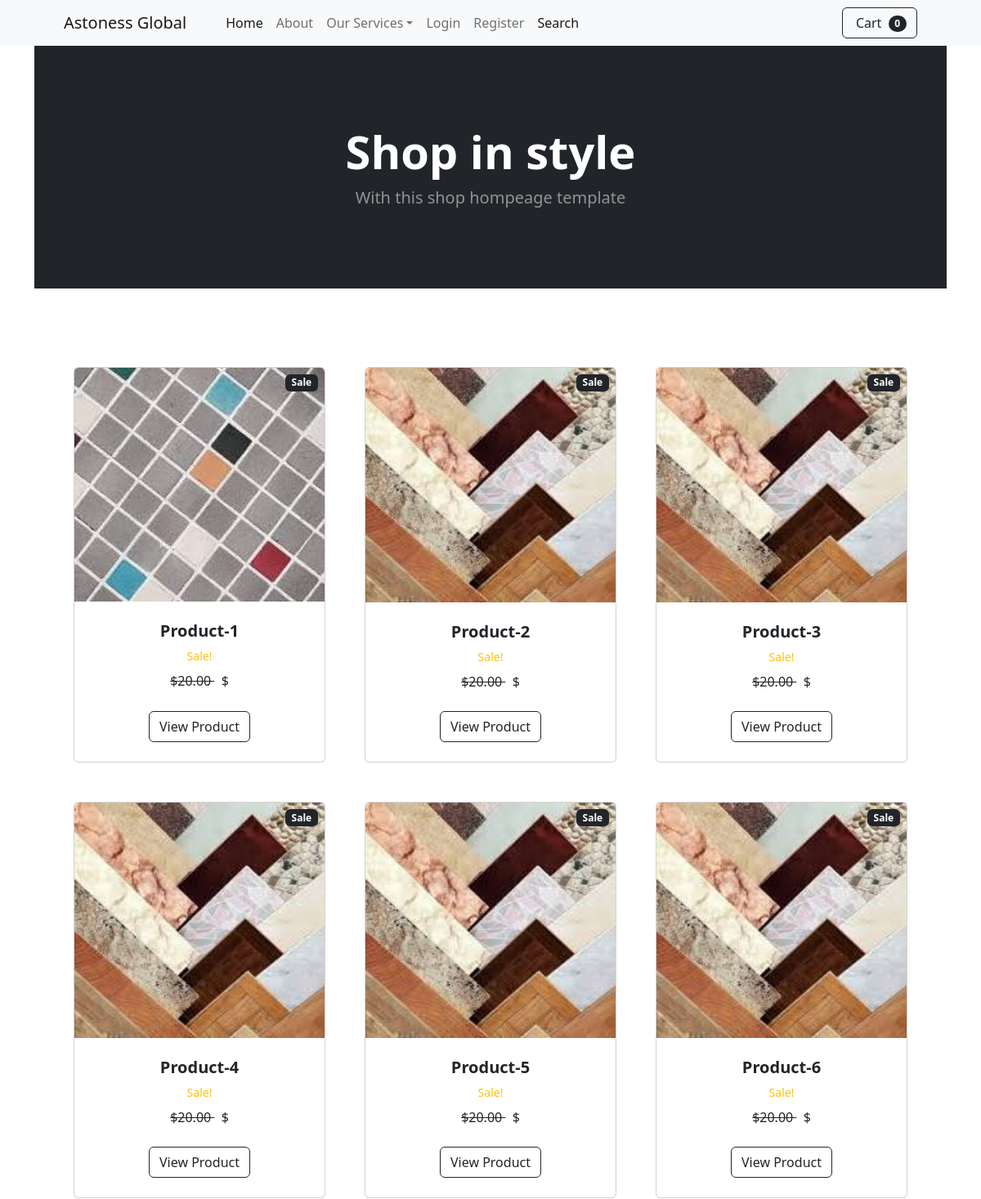
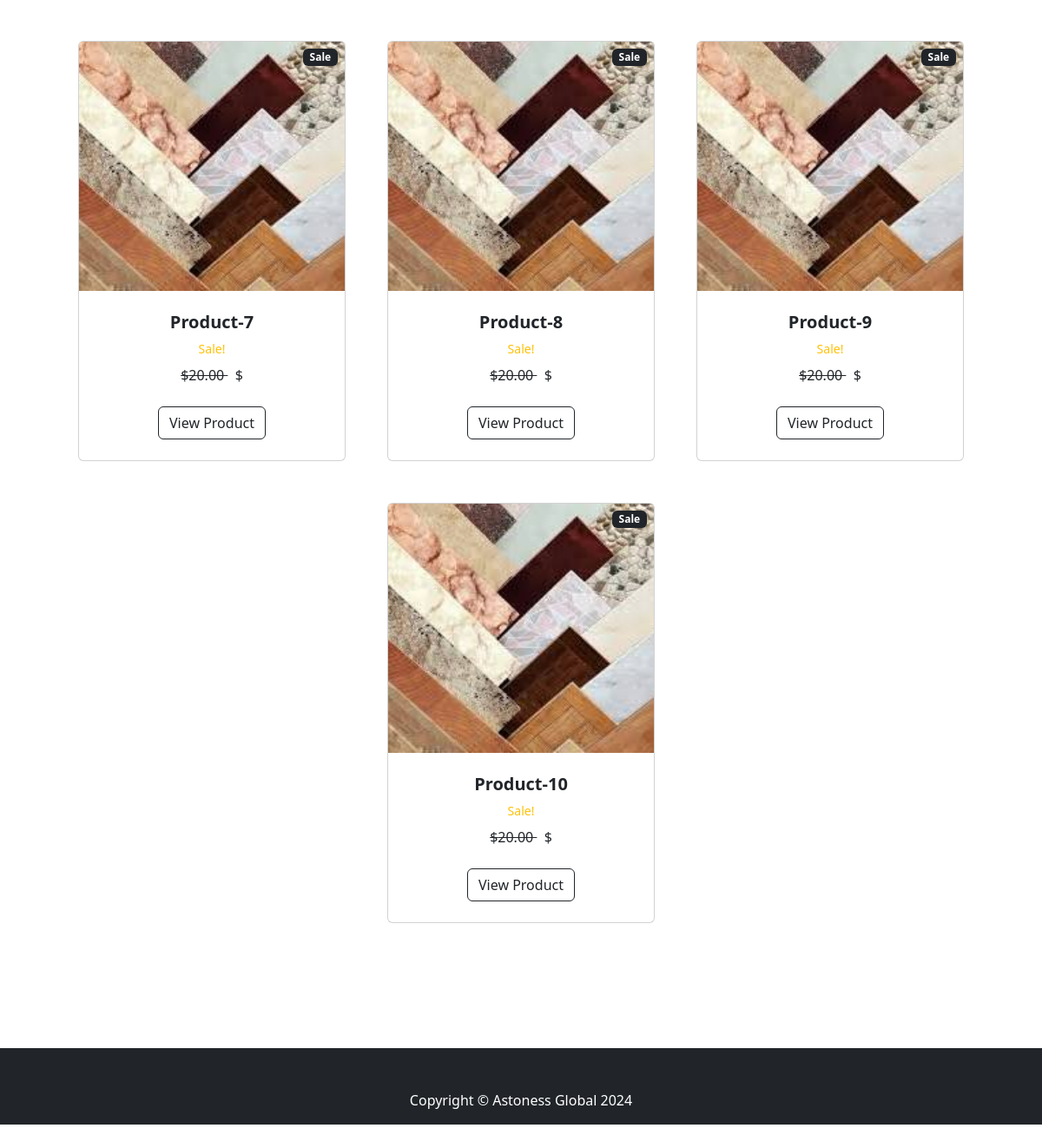
Screenshot of /products/ with the database file from the repository (2 pictures, top to bottom).
### core/models.py (models this page shows, shortened)
class Product(models.Model):
    name = models.CharField(max_length=100)
    description = models.TextField()
    price = models.DecimalField(max_digits=10, decimal_places=2)
    quantity = models.PositiveIntegerField(default=0)

class ProductImage(models.Model):
    product = models.ForeignKey(Product, related_name='images', on_delete=models.CASCADE)
    image = models.ImageField(upload_to='product_images/', default="images/download (3).jpeg/")

### core/views.py (the view)
# urls.py: path('products/', views.products, name='products'),
def products(request):
    products = Product.objects.all()
    context = {
        'products' : products
    }
    return render(request, 'core/products.html', context)

### core/templates/core/products.html (shortened to what this page needs)
{% extends 'base.html' %}
{% load static %}
{% block content %}
        <header class="bg-dark py-5">
            <div class="container px-4 px-lg-5 my-5">
                <div class="text-center text-white">
                    <h1 class="display-4 fw-bolder">Shop in style</h1>
                    <p class="lead fw-normal text-white-50 mb-0">With this shop hompeage template</p>
                </div>
            </div>
        </header>
        <section class="py-5">
            <div class="container px-4 px-lg-5 mt-5">
                <div class="row gx-4 gx-lg-5 row-cols-2 row-cols-md-2 row-cols-xl-3 justify-content-center">
                {% for product in products %}
                    <div class="col mb-5">
                        <div class="card h-100">
                            <div class="badge bg-dark text-white position-absolute" style="top: 0.5rem; right: 0.5rem">Sale</div>
                            {% if product.images.first %}
                            <img class="card-img-top" src="{{ product.images.first.image.url }}" alt="{{product.name}} image" />
			                {% else %}
                            <img class="card-img-top" src="{% static 'images/tiles.jpeg' %}" alt="{{product.name}} image" />
                            {% endif %}
                            <div class="card-body p-4">
                                <div class="text-center">
                                    <h5 class="fw-bolder">{{ product.name }}</h5>
                <div class="d-flex justify-content-center small text-warning mb-2">
                &nbsp;&nbsp;Sale!&nbsp;&nbsp;
                </div>
                                    <strike>
                                    ${{ product.price }}
                                    </strike>
                                    &nbsp;
                                    ${{ product.sale_price }}
                                </div>
                            </div>
                            <div class="card-footer p-4 pt-0 border-top-0 bg-transparent">
    <div class="text-center">
        <a class="btn btn-outline-dark mt-auto" href="{% url 'product' product.id  %}">View Product</a>
    </div>
                            </div>
                        </div>
                    </div>
                    {% endfor %}
            </div>
        </section>
{% endblock %}

### templates/base.html (style rules this page uses)
html { position: relative; min-height: 100%; }
body { margin-bottom: 60px; }

### rows the page displays
Product: images.first.image (picture), name "Product-1", price "20.00"
Product: name "Product-2", price "20.00"
Product: name "Product-3", price "20.00"
Product: name "Product-4", price "20.00"
Product: name "Product-5", price "20.00"
Product: name "Product-6", price "20.00"
Product: name "Product-7", price "20.00"
Product: name "Product-8", price "20.00"
Product: name "Product-9", price "20.00"
Product: name "Product-10", price "20.00"

### other values shown
{{ cart|length }} "0"
